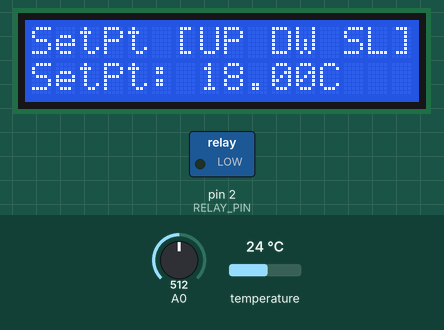
A sketch run on a simulated Arduino Uno, built with avr-gcc and run on an emulated ATmega328P. On the bench: 16×2 character LCD, switched loads named in the sketch (green lamp = pin HIGH). Inputs (shaded band) come from the test bench; at power-on: A0 = 512, temperature 24 °C. What the sketch prints to the serial monitor is not drawn.

Above: at 2.2 s.
2.3 s: A0 set to 636
3.8 s: A0 set to 659
At 5.5 s:
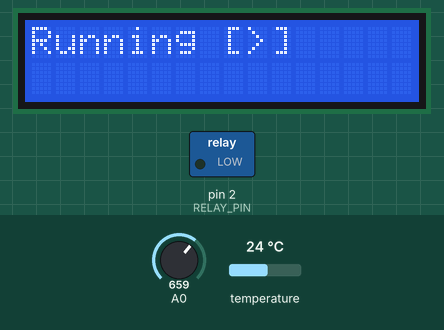
6.3 s: A0 set to 54
8.1 s: A0 set to 46
At 8.4 s:
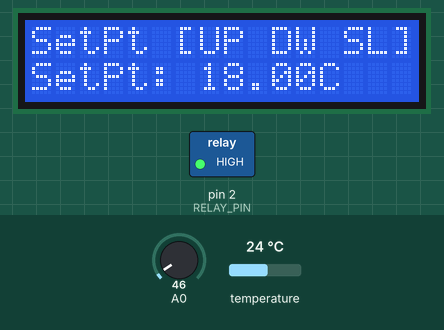
9.6 s: A0 set to 122
At 9.89 s:
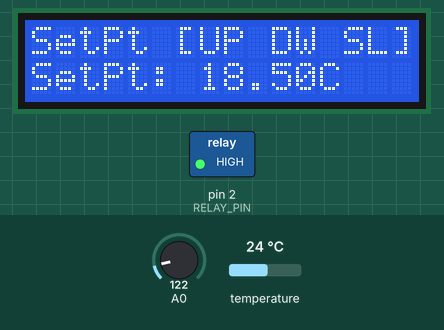
11.2 s: A0 set to 660
At 14.3 s:
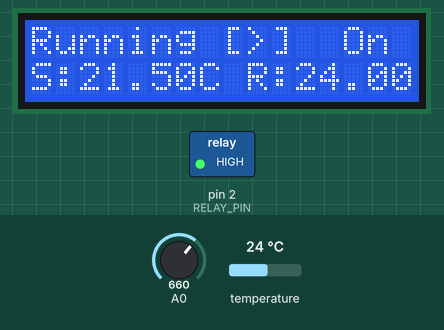
Timing chart, 0 to 14.7 s (numbered marks = the images above; inputs shaded):
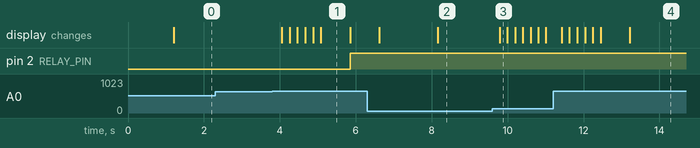

Measured:
- the behaviour switches between 649 and 650 on A0 (found by bisection; images 0 and 1)
- the behaviour switches between 50 and 49 on A0 (found by bisection; images 1 and 2)
- after the input at 2.3 s, every drawn part: stays the same
- after the input at 3.8 s, pin 2 (RELAY_PIN): LOW → HIGH after 2.0 s; the display: first changes after 0.25 s (image 1 shows a later state)
- after the input at 8.1 s, the display: changes after 0.06 s (image 2)
- after the input at 9.6 s, the display: changes after 0.19 s (image 3)
- after the input at 11.2 s, the display: first changes after 0.22 s (image 4 shows a later state)
- what the display in image 1 shows lasts 0.8 s, from 5.1 s to 5.9 s

The sketch:

PID_Fridge.ino
```cpp
#include <PID_v1.h>
#include <LiquidCrystal.h>
#include <OneWire.h>
#include <DallasTemperature.h>

// Porta do pino de sinal do DS18B20
#define ONE_WIRE_BUS 3

// Define uma instancia do oneWire para comunicacao com o sensor
OneWire oneWire(ONE_WIRE_BUS);

DallasTemperature sensors( & oneWire);
DeviceAddress sensor1;

float target = 18.0;
float sensor = 0.0;
int running_pid = 0;
unsigned long millis_since_last_try_on = 0;
unsigned long millis_interval = 1000 * 60 * 5; //1 min
unsigned long pause_after_off = 3 * 60; // min
unsigned long last_rl_off = 0;

// select the pins used on the LCD panel
LiquidCrystal lcd(8, 9, 4, 5, 6, 7);

// define some values used by the panel and buttons
int lcd_key = 0;
int adc_key_in = 0;

#define btnRIGHT 0
# define btnUP 1
# define btnDOWN 2
# define btnLEFT 3
# define btnSELECT 4
# define btnNONE 5

# define RELAY_PIN 2

//PID
//Define Variables we'll be connecting to
double Setpoint, Input, Output;
//Specify the links and initial tuning parameters
double Kp = 2, Ki = 5, Kd = 1;
PID myPID( & Input, & Output, & Setpoint, Kp, Ki, Kd, DIRECT);
int WindowSize = 5000;
unsigned long windowStartTime;

// read the buttons
int read_LCD_buttons() {
    adc_key_in = analogRead(0); // read the value from the sensor
    if (adc_key_in > 1000) return btnNONE; // We make this the 1st option for speed reasons since it will be the most likely result
    if (adc_key_in < 50) return btnRIGHT;
    if (adc_key_in < 250) return btnUP;
    if (adc_key_in < 450) return btnDOWN;
    if (adc_key_in < 650) return btnLEFT;
    if (adc_key_in < 850) return btnSELECT;

    return btnNONE; // when all others fail, return this...
}

void mostra_endereco_sensor(DeviceAddress deviceAddress) {
    for (uint8_t i = 0; i < 8; i++) {
        // Adiciona zeros se necessário
        if (deviceAddress[i] < 16) Serial.print("0");
        Serial.print(deviceAddress[i], HEX);
    }
}

void setup() {
    Serial.begin(9600);
    pinMode(RELAY_PIN, OUTPUT);

    lcd.begin(16, 2); // start the library
    lcd.clear();
    lcd.setCursor(0, 0);
    lcd.print("PID_Fridge 1.0");
    lcd.setCursor(0, 1);
    lcd.print("Starting...");

    delay(1000);

    sensors.begin();
    // Localiza e mostra enderecos dos sensores
    Serial.println("Localizando sensores DS18B20...");
    Serial.print("Foram encontrados ");
    Serial.print(sensors.getDeviceCount(), DEC);
    Serial.println(" sensores.");
    if (!sensors.getAddress(sensor1, 0))
        Serial.println("Sensores nao encontrados !");
    // Mostra o endereco do sensor encontrado no barramento
    Serial.println("Endereco sensor: ");
    mostra_endereco_sensor(sensor1);

    //PID
    Serial.println("Configurando PID...");
    windowStartTime = millis();
    //initialize the variables we're linked to
    Setpoint = 18;
    Serial.print("Setpoint: ");
    Serial.print(Setpoint);
    //tell the PID to range between 0 and the full window size
    myPID.SetOutputLimits(0, WindowSize);
    //turn the PID on
    myPID.SetMode(AUTOMATIC);

    Serial.println("Configurando...");
    config_pid();
}

void loop() {
    sensors.requestTemperatures();
    Input = sensors.getTempC(sensor1);
    myPID.Compute();

    running_lcd();

    processa_key_menu();

    /************************************************
     * turn the output pin on/off based on pid output
     ************************************************/
    if (millis() - windowStartTime > WindowSize) { //time to shift the Relay Window
        windowStartTime += WindowSize;
    }

    if (Output < millis() - windowStartTime) {
        digitalWrite(RELAY_PIN, HIGH);
        running_pid = 1;
        Serial.println("PID: RELAY_PIN agora é HIGH");
        last_rl_off = 0;

    } else {
        digitalWrite(RELAY_PIN, LOW);
        Serial.println("PID: RELAY_PIN agora é LOW");
        //if(running_pid ==1){
        last_rl_off = millis();
        Serial.println("PID: Pause");
        // }
        running_pid = 2;

        while (running_pid == 2) {
            sensors.requestTemperatures();
            Input = sensors.getTempC(sensor1);
            running_lcd();

            processa_key_menu();

            Serial.print(millis());
            Serial.print(" - ");
            Serial.print(last_rl_off);
            Serial.print(" = ");
            Serial.print(millis() - last_rl_off);

            Serial.print(" => ");
            Serial.println(pause_after_off * 1000);

            lcd_key = read_LCD_buttons();

            if ((millis() - last_rl_off) > (pause_after_off * 1000)) {
                running_pid = 0;
            } else {
                delay(500);
            }
        }
    }
}


void processa_key_menu() {
    lcd_key = read_LCD_buttons();

    switch (lcd_key) {
    case btnRIGHT:
        {
            Serial.println("Key >");
            config_pid();
            break;
        }
    }

}

void running_lcd() {
    lcd.setCursor(13, 0);

    if (running_pid == 0) {
        lcd.print("Off ");
    } else if (running_pid == 2) {
        lcd.print("|| ");
    } else {
        lcd.print("On ");
    }

    lcd.setCursor(0, 1);
    lcd.print("S:");
    lcd.print(Setpoint);
    lcd.print("C R:");
    lcd.print(Input);
    lcd.print("C      ");
}

void config_pid() {
    int configure = 1;
    Serial.println("config_pid()");

    Serial.println("SetPt");
    lcd.clear();
    lcd.setCursor(0, 0);
    lcd.print("SetPt [UP DW SL]");
    lcd_key = read_LCD_buttons();
    while (configure > 0) {
        switch (lcd_key) {
        case btnUP:
            {
                Setpoint = Setpoint + 0.5;
                Serial.print("Key UP +0,5 ");
                Serial.println(Setpoint);
                break;
            }
        case btnDOWN:
            {
                Setpoint = Setpoint - 0.5;
                Serial.print("Key DW -0,5 ");
                Serial.println(Setpoint);
                break;
            }
        case btnSELECT:
            {
                configure = 0;
                Serial.println("Key SL");
                break;
            }
        }
        lcd.setCursor(0, 1);
        lcd.print("SetPt: ");
        lcd.print(Setpoint);
        lcd.print("C      ");
        delay(200);
        lcd_key = read_LCD_buttons();
    }

    configure = 1;
    Serial.println("WinSize");
    lcd.clear();
    lcd.setCursor(0, 0);
    lcd.print("WinSize [UP DW SL]");
    lcd_key = read_LCD_buttons();
    while (configure > 0) {
        switch (lcd_key) {
        case btnUP:
            {
                WindowSize++;
                Serial.print("Key UP +1 ");
                Serial.println(WindowSize);
                break;
            }
        case btnDOWN:
            {
                WindowSize--;
                Serial.print("Key DW -1 ");
                Serial.println(WindowSize);
                break;
            }
        case btnSELECT:
            {
                configure = 0;
                Serial.println("Key SL");
                break;
            }
        }
        lcd.setCursor(0, 1);
        lcd.print("WinSize: ");
        lcd.print(WindowSize);
        lcd.print(" ");
        delay(200);
        lcd_key = read_LCD_buttons();
    }

    configure = 1;
    Serial.println("Kp");
    lcd.clear();
    lcd.setCursor(0, 0);
    lcd.print("Kp [UP DW SL]");
    lcd_key = read_LCD_buttons();
    while (configure > 0) {
        switch (lcd_key) {
        case btnUP:
            {
                Kp++;
                Serial.print("Key UP +1 ");
                Serial.println(Kp);
                break;
            }
        case btnDOWN:
            {
                Kp--;
                Serial.print("Key DW -1 ");
                Serial.println(Kp);
                break;
            }
        case btnSELECT:
            {
                configure = 0;
                Serial.println("Key SL");
                break;
            }
        }
        lcd.setCursor(0, 1);
        lcd.print("Kp: ");
        lcd.print(Kp);
        lcd.print(" ");
        delay(200);
        lcd_key = read_LCD_buttons();
    }

    configure = 1;
    Serial.println("Ki");
    lcd.clear();
    lcd.setCursor(0, 0);
    lcd.print("Ki [UP DW SL]");
    lcd_key = read_LCD_buttons();
    while (configure > 0) {
        switch (lcd_key) {
        case btnUP:
            {
                Ki++;
                Serial.print("Key UP +1 ");
                Serial.println(Ki);
                break;
            }
        case btnDOWN:
            {
                Ki--;
                Serial.print("Key DW -1 ");
                Serial.println(Ki);
                break;
            }
        case btnSELECT:
            {
                configure = 0;
                Serial.println("Key SL");
                break;
            }
        }
        lcd.setCursor(0, 1);
        lcd.print("Ki: ");
        lcd.print(Ki);
        lcd.print(" ");
        delay(200);
        lcd_key = read_LCD_buttons();
    }

    configure = 1;
    Serial.println("Kd");
    lcd.clear();
    lcd.setCursor(0, 0);
    lcd.print("Kd [UP DW SL]");
    lcd_key = read_LCD_buttons();
    while (configure > 0) {
        switch (lcd_key) {
        case btnUP:
            {
                Kd++;
                Serial.print("Key UP +1 ");
                Serial.println(Kd);
                break;
            }
        case btnDOWN:
            {
                Kd--;
                Serial.print("Key DW -1 ");
                Serial.println(Kd);
                break;
            }
        case btnSELECT:
            {
                configure = 0;
                Serial.println("Key SL");
                break;
            }
        }
        lcd.setCursor(0, 1);
        lcd.print("Kd: ");
        lcd.print(Kd);
        lcd.print(" ");
        delay(200);
        lcd_key = read_LCD_buttons();
    }

    configure = 1;
    Serial.println("CfgPause");
    lcd.clear();
    lcd.setCursor(0, 0);
    lcd.print("CfgPause [UP DW SL]");
    lcd_key = read_LCD_buttons();
    while (configure > 0) {
        switch (lcd_key) {
        case btnUP:
            {
                pause_after_off++;
                Serial.print("Key UP +1 ");
                Serial.println(pause_after_off);
                break;
            }
        case btnDOWN:
            {
                pause_after_off--;
                Serial.print("Key DW -1 ");
                Serial.println(pause_after_off);
                break;
            }
        case btnSELECT:
            {
                configure = 0;
                Serial.println("Key SL");
                break;
            }
        }
        lcd.setCursor(0, 1);
        lcd.print("CfgPause: ");
        lcd.print(pause_after_off);
        lcd.print("s ");
        delay(200);
        lcd_key = read_LCD_buttons();
    }

    lcd.clear();
    lcd.setCursor(0, 0);
    lcd.print("Running [>]");

    Serial.println("Exit Config");
    Serial.print("Novo Setpoint: ");
    Serial.print(Setpoint);

    myPID.SetTunings(Kp, Ki, Kd);

}
```
